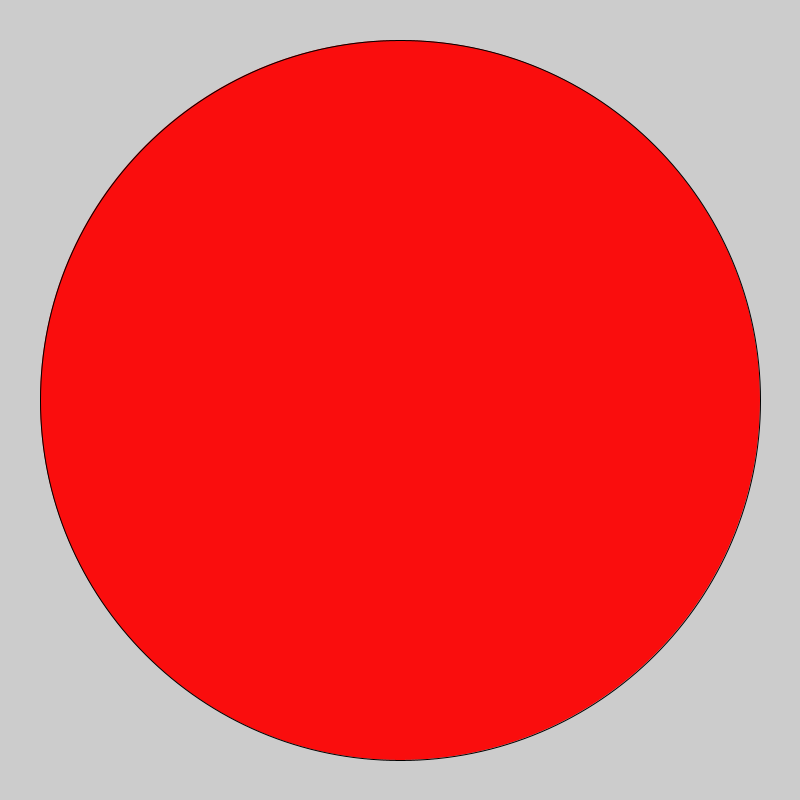
Frame 1 (no input)
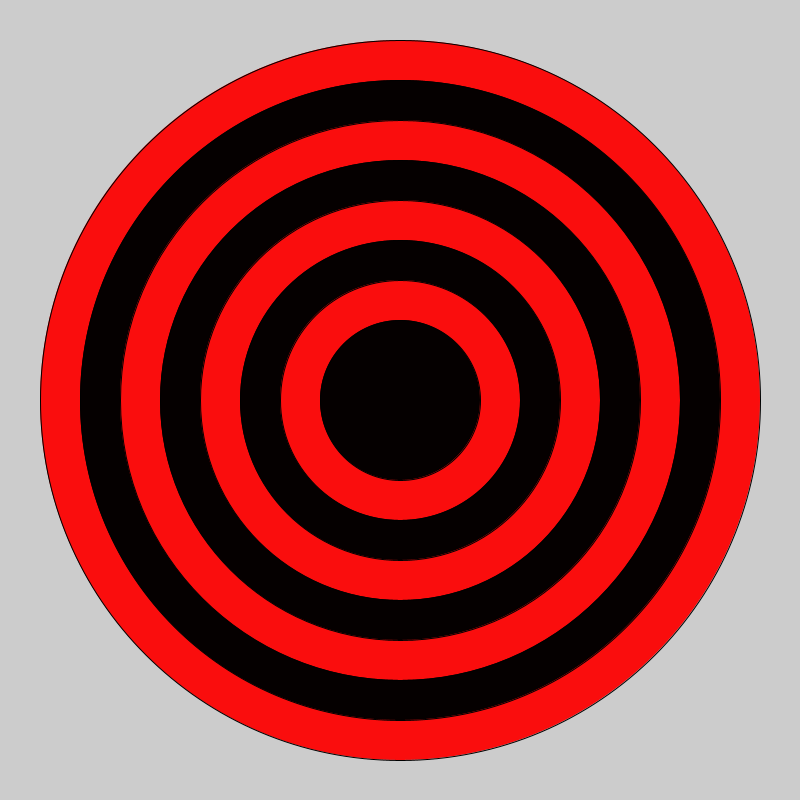
Frame 60 (the mouse pressed at the canvas centre just before this capture)
Frame 120 (the mouse held since frame 60 and released just before this capture): identical to frame 60, image omitted

The Processing sketch that drew these frames (run headless with seeded random() and noise(); from frame 60 on, the mouse is pressed at the canvas centre):

// Processing sketch: BullsEye
// ── BullsEye.pde
int rings = 9;

void setup(){
  size(800,800);
}

void draw(){
  if (rings > 1){
    
  if (rings % 2 == 0){
    fill(#050000);
  }
  else{
    fill(#FA0D0D);
  }
  ellipse(400,400, (80*rings),(80*rings));
  rings = rings - 1;
  }
}
